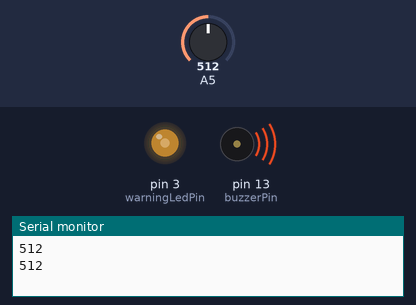
This sketch was run on a simulated Arduino Uno, built with avr-gcc and run on an emulated ATmega328P. On the bench: output pins drawn as LEDs (lit = HIGH), buzzer (waves = sounding), the last lines printed to the serial monitor. The inputs (shaded band) are chosen by the test bench; at power-on: A5 = 512.

Above: at 1.8 s.
1.9 s: A5 set to 716
At 3.2 s:
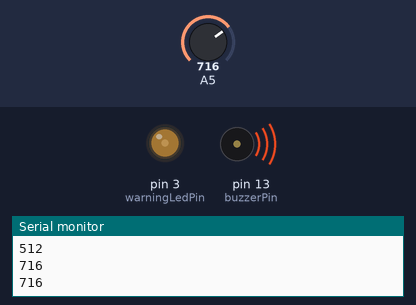
3.5 s: A5 set to 900
At 4.7 s:
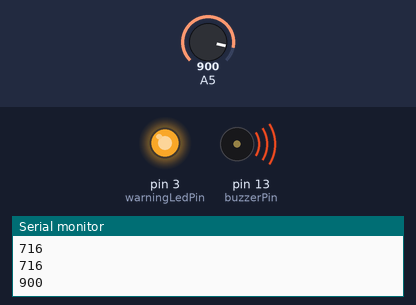
5.5 s: A5 set to 306
At 7.4 s:
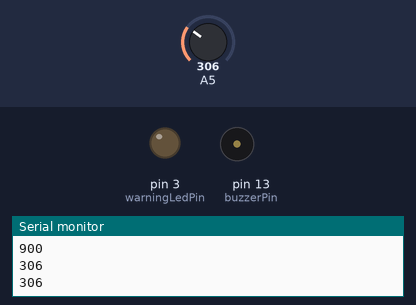
Timing chart, 0 to 8.9 s (numbered marks = the images above; inputs shaded):
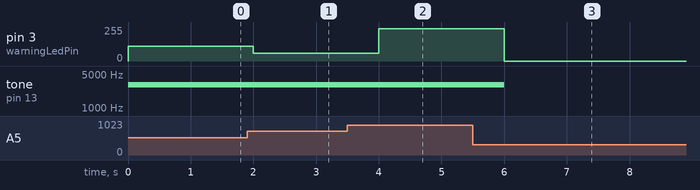

Measured:
- after the input at 1.9 s, pin 3 (warningLedPin): 111/255 → 59/255 after 0.10 s
- after the input at 3.5 s, pin 3 (warningLedPin): 59/255 → 243/255 after 0.50 s
- after the input at 5.5 s, pin 3 (warningLedPin): 243/255 → 0/255 after 0.50 s; tone on pin 13 (buzzerPin): 3000 Hz → silent after 0.50 s

The sketch:

MQ2Sensor.ino
```cpp
// In The Name Of Allah

const int warningLedPin = 3;
const int buzzerPin = 13;
const int WT = 400;
const int DT = 410;

void setup() {
  // put your setup code here, to run once:

  Serial.begin(9600);

  pinMode(warningLedPin, OUTPUT);
  pinMode(buzzerPin, OUTPUT);
}

void loop() {
  // put your main code here, to run repeatedly:

  int sensorOutput = analogRead(A5);

  Serial.println(sensorOutput);

  if (sensorOutput >= WT)
    analogWrite( warningLedPin, (sensorOutput - WT-1 ) );
  else
    digitalWrite(warningLedPin, LOW);

  if (sensorOutput >= DT)
    tone(buzzerPin, 3000);
  else
    noTone(buzzerPin);

  delay(1000);
}
```
